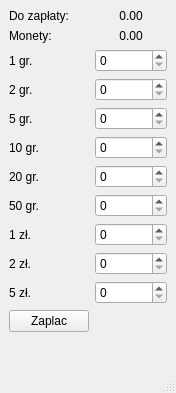
<?xml version="1.0" encoding="UTF-8"?>
<ui version="4.0">
 <class>PlacWindow</class>
 <widget class="QMainWindow" name="PlacWindow">
  <property name="geometry">
   <rect>
    <x>0</x>
    <y>0</y>
    <width>176</width>
    <height>393</height>
   </rect>
  </property>
  <property name="windowTitle">
   <string>MainWindow</string>
  </property>
  <widget class="QWidget" name="centralwidget">
   <layout class="QFormLayout" name="formLayout">
    <item row="0" column="0">
     <widget class="QLabel" name="nlabel">
      <property name="text">
       <string>Do zapłaty:</string>
      </property>
     </widget>
    </item>
    <item row="0" column="1">
     <widget class="QLabel" name="DoZaplaty">
      <property name="text">
       <string>0.00</string>
      </property>
      <property name="alignment">
       <set>Qt::AlignCenter</set>
      </property>
     </widget>
    </item>
    <item row="3" column="0">
     <widget class="QLabel" name="nabel_3">
      <property name="text">
       <string>1 gr.</string>
      </property>
     </widget>
    </item>
    <item row="4" column="0">
     <widget class="QLabel" name="nlabel_4">
      <property name="text">
       <string>2 gr.</string>
      </property>
     </widget>
    </item>
    <item row="5" column="0">
     <widget class="QLabel" name="nlabel_5">
      <property name="text">
       <string>5 gr.</string>
      </property>
     </widget>
    </item>
    <item row="6" column="0">
     <widget class="QLabel" name="nlabel_6">
      <property name="text">
       <string>10 gr.</string>
      </property>
     </widget>
    </item>
    <item row="7" column="0">
     <widget class="QLabel" name="nabel_7">
      <property name="text">
       <string>20 gr.</string>
      </property>
     </widget>
    </item>
    <item row="8" column="0">
     <widget class="QLabel" name="nlabel_8">
      <property name="text">
       <string>50 gr.</string>
      </property>
     </widget>
    </item>
    <item row="9" column="0">
     <widget class="QLabel" name="nlabel_9">
      <property name="text">
       <string>1 zł.</string>
      </property>
     </widget>
    </item>
    <item row="10" column="0">
     <widget class="QLabel" name="nlabel_10">
      <property name="text">
       <string>2 zł.</string>
      </property>
     </widget>
    </item>
    <item row="11" column="0">
     <widget class="QLabel" name="nlabel_11">
      <property name="text">
       <string>5 zł.</string>
      </property>
     </widget>
    </item>
    <item row="3" column="1">
     <widget class="QSpinBox" name="ngr_1"/>
    </item>
    <item row="4" column="1">
     <widget class="QSpinBox" name="ngr_2"/>
    </item>
    <item row="5" column="1">
     <widget class="QSpinBox" name="ngr_5"/>
    </item>
    <item row="6" column="1">
     <widget class="QSpinBox" name="ngr_10"/>
    </item>
    <item row="7" column="1">
     <widget class="QSpinBox" name="ngr_20"/>
    </item>
    <item row="8" column="1">
     <widget class="QSpinBox" name="ngr_50"/>
    </item>
    <item row="9" column="1">
     <widget class="QSpinBox" name="nzl_1"/>
    </item>
    <item row="10" column="1">
     <widget class="QSpinBox" name="nzl_2"/>
    </item>
    <item row="11" column="1">
     <widget class="QSpinBox" name="nzl_5"/>
    </item>
    <item row="2" column="0">
     <widget class="QLabel" name="nlabel_2">
      <property name="text">
       <string>Monety:</string>
      </property>
     </widget>
    </item>
    <item row="12" column="0">
     <widget class="QPushButton" name="Zaplac">
      <property name="text">
       <string>Zaplac</string>
      </property>
     </widget>
    </item>
    <item row="2" column="1">
     <widget class="QLabel" name="twojaSuma">
      <property name="text">
       <string>0.00</string>
      </property>
      <property name="alignment">
       <set>Qt::AlignCenter</set>
      </property>
     </widget>
    </item>
   </layout>
  </widget>
  <widget class="QStatusBar" name="statusbar"/>
 </widget>
 <resources/>
 <connections/>
</ui>
